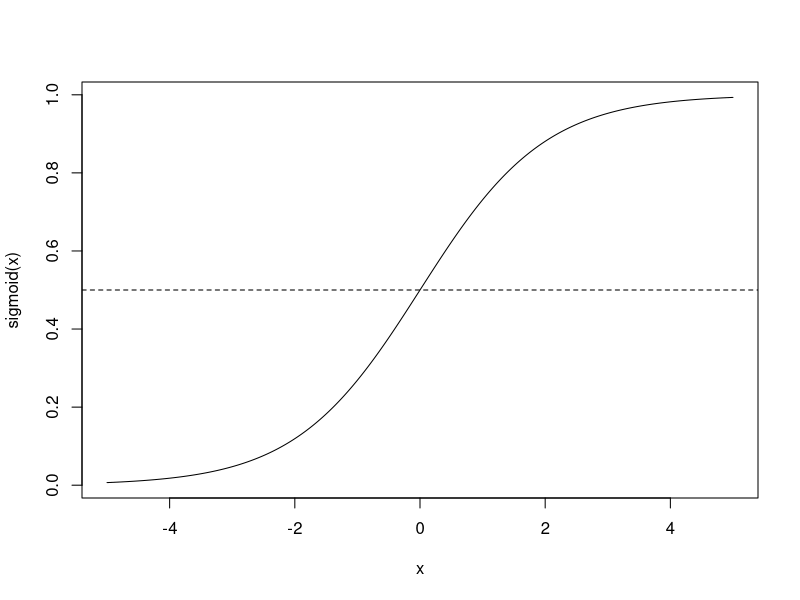

Recreate this plot in R. (Note: this script raises an error after producing the figure.)
## ---- chunk 1
sigmoid <- function(z){
  res <- 1 / (1 + exp(-z))
  res
}
## ---- chunk 2
x <- seq(-5,5,length.out = 1000)
y <- sigmoid(x)
plot(x,y, xlab = "x", ylab = "sigmoid(x)",type="l")
abline(h = 0.5,lty=2)
## ---- chunk 3
knitr::include_graphics('img/gradient-descent-example.png')
## ---- chunk 4
knitr::include_graphics('img/surface-plot.png')
## ---- chunk 5
knitr::include_graphics('img/log-entropy-cost.png')
## ---- chunk 6
data <- read.csv("data/Advertising-Radio.csv",header=TRUE)
head(data)
## ---- chunk 7
plot(data$radio,data$sales,xlab= "Radio", ylab = "Sales", col="dodgerblue",pch=20)
## ---- chunk 8
simple_regress <- function(features,weight,bias){
  return(weight*features + bias)
}
## ---- chunk 9
cost_function <- function(features,targets,weight,bias){
  num_items <- length(targets)
  total_error <- 0
  for(i in seq_along(1:num_items)){
    total_error <- total_error + (targets[i] - (weight * features[i] + bias))^2
  }
  return(total_error/num_items)
}
## ---- chunk 10
update_weight <- function(features,targets,weight,bias,learning_rate){
  delta_weight <- 0
  delta_bias <- 0
  num_items <- length(targets)
  
  for(i in seq_along(1:num_items)){
    #Calculate gradients
    error <- (targets[i] - (weight * features[i] + bias))
    delta_weight <- delta_weight + -2 * features[i] *  error
    delta_bias <- delta_bias + -2 * error

  }
  
  weight <- weight - learning_rate * (delta_weight/num_items)
  bias <- bias - learning_rate * (delta_bias/num_items)
  

  
  res <- c(weight,bias)
  res
}
## ---- chunk 11
train <- function(features,targets,weight,bias,learning_rate,iters){
  cost_history <- numeric(iters)
  coef_history <- list()
  
  for(i in seq_along(1:iters)){
    tmp_coef <- update_weight(features,targets,weight,bias,learning_rate)
    weight <- tmp_coef[1]
    bias <- tmp_coef[2]
    coef_history[[i]] <- c(bias,weight)
    cost <- cost_function(features,targets,weight = weight, bias = bias)
    cost_history[i] <- cost
    
    if(i == 1 | i %% 10 == 0){
       cat("iter: ", i, "weight: ", weight, "bias: ", bias, "cost: ", cost, "\n")
    }
   
  }
  res <- list(Weight = weight, Bias = bias, Cost = cost_history,Coefs = coef_history)
  res
}

fit <- train(features = data$radio,targets = data$sales,weight = 0.03, bias = 0.0014, learning_rate = 0.001,iters = 30)
## ---- chunk 12
plot(data$radio,data$sales,xlab= "Radio", ylab = "Sales", col="dodgerblue",pch=20,main="Final Plot With Coefficient History")
for(i in 1:30){
  abline(coef=fit$Coefs[[i]], col = rgb(0.8,0,0,0.3))
}
abline(coef = c(fit$Bias,fit$Weight),col="red")
## ---- chunk 13
plot(fit$Cost,type="l",col="blue", xlab = "Iteration",ylab="Cost",main = "Error Rate Per Iteration")
## ---- chunk 14
multi_data <- read.csv("data/Advertising.csv", header = TRUE)
head(multi_data)
## ---- chunk 15
# Code for panel.cor found at https://www.r-bloggers.com/scatter-plot-matrices-in-r/

panel.cor <- function(x, y, digits = 2, cex.cor, ...)
{
  usr <- par("usr"); on.exit(par(usr))
  par(usr = c(0, 1, 0, 1))
  # correlation coefficient
  r <- cor(x, y)
  txt <- format(c(r, 0.123456789), digits = digits)[1]
  txt <- paste("r= ", txt, sep = "")
  text(0.5, 0.6, txt)

  # p-value calculation
  p <- cor.test(x, y)$p.value
  txt2 <- format(c(p, 0.123456789), digits = digits)[1]
  txt2 <- paste("p= ", txt2, sep = "")
  if(p<0.01) txt2 <- paste("p= ", "<0.01", sep = "")
  text(0.5, 0.4, txt2)
}

pairs(multi_data[,2:5],lower.panel = panel.smooth, upper.panel = panel.cor)
## ---- chunk 16
multi_cost <- function(features,target,theta){
  sum((features %*% theta - target)^2) / (2*length(target))
}
## ---- chunk 17
multi_train <- function(features,target,theta,learn_rate,iters){
  cost_history <- double(iters)
  for(i in seq_along(cost_history)){
    error <- (features %*% theta - target)
    delta <- t(features) %*% error / length(target)
    theta <- theta  - learn_rate * delta
    cost_history[i] <- multi_cost(features,target,theta)
  }
  
  res <- list(Coefs = theta, Costs = cost_history)
  res
}
  

## ---- chunk 18
normalize_data <- function(data){
  cols <- ncol(data)
  for(i in 1:cols){
    tmp_mean <- mean(data[,i])
    tmp_range <- range(data[,i])[2] - range(data[,i])[1]
    res <- (data[,i] - tmp_mean) / tmp_range
    data[,i] <- res
  }
  data
}
## ---- chunk 19
multi_features <- multi_data[,2:4]
multi_features <- normalize_data(multi_features)
multi_target <- multi_data[,5]
features_matrix <- cbind(1,as.matrix(multi_features))
theta <- matrix(0,nrow=ncol(features_matrix))
rownames(theta) <- c("Intercept",names(multi_features))
num_iters <- 1000
learn_rate <- 0.0005
multi_fit <- multi_train(features_matrix,multi_target,theta,learn_rate,num_iters)
multi_fit$Coefs
plot(multi_fit$Costs,type="l",col="blue",xlab="Iteration",ylab="Cost",main="Error Rate Per Iteration")
test_fit <- lm(sales ~ TV + radio + newspaper, data = multi_data)
## ---- chunk 20
log_data <- read.csv("data/data_classification.csv",header=TRUE)
head(log_data)
## ---- chunk 21
color_vec <- ifelse(log_data$passed==1,"orange","blue")
plot(log_data$slept,log_data$studied,col=color_vec,xlab="Hours Slept",ylab="Hours Studied")
legend("topright",c("Pass","Fail"),col=c("orange","blue"),pch=c(1,1))
## ---- chunk 22
log_predict <- function(features, theta){
  z <- features %*% theta
  res <- sigmoid(z)
  res
}
## ---- chunk 23
log_cost <- function(features, theta, targets){
  m <- length(targets)
  g <- log_predict(features,theta)
  res <- (1/m) * sum((-targets * log(g)) - ((1-targets) * log(1-g)))
  res
}
## ---- chunk 24
log_train <- function(features,theta,targets,learn_rate, iters){
    cost_history <- double(iters)
  for(i in seq_along(cost_history)){
    preds <- log_predict(features,theta)
    error <- (preds - targets)
    delta <- t(features) %*% error / length(targets)
    theta <- theta  - learn_rate * delta
    cost <- log_cost(features,theta,targets)
    cost_history[i] <- cost
    
    if(i == 1 | i %% 1000 == 0){
       cat("iter: ", i, "cost: ", cost, "\n")
    }
  }
  
  res <- list(Coefs = theta, Costs = cost_history)
  res
}
## ---- chunk 25
boundary <- function(prob){
  res <- ifelse(prob>=.5,1,0)
  res
}
## ---- chunk 26
log_accuracy <- function(preds,targets){
  diff <- preds - targets
  res <- 1 - sum(diff)/length(diff)
}
## ---- chunk 27
log_features <- log_data[,1:2]
log_targets <- log_data[,3]
log_design <- cbind(1,as.matrix(log_features))
log_theta <- matrix(0,nrow=ncol(log_design))
rownames(log_theta) <- c("Intercept",names(log_features))
learn_rate <- 0.02
num_iters <- 3000
log_fit <- log_train(log_design,log_theta,log_targets,learn_rate,num_iters)
log_fit$Coefs
plot(log_fit$Costs,type="l",col="blue")
predictions <- log_predict(log_design,log_fit$Coefs)
classifications <- boundary(predictions)
fit_accuracy <- log_accuracy(classifications,log_targets)
fit_accuracy
## ---- chunk 28
plot(predictions,col=color_vec)
abline(h=0.5,lty=2)
title("Actual Classification vs Predicted Probability")
legend("topright",c("Pass","Fail"),col=c("orange","blue"),pch=c(1,1),horiz = TRUE)
## ---- chunk 29
knitr::include_graphics('img/stat-learn-4.4.png')
## ---- chunk 30
knitr::include_graphics('img/applied-pred-Ch12Fig06.png')
## ---- chunk 31
lda_data <- read.csv("data/lda-toy.csv",header=TRUE)
head(lda_data)
col_vec <- ifelse(lda_data$y==0,"orange","blue")
plot(1:40,lda_data$x,xlab = "predictor",ylab = "value", col = col_vec)
## ---- chunk 32
num_class <- 2
ldazero_index <- which(lda_data$y==0)
prob_zero <- length(lda_data$y[ldazero_index])/length(lda_data$y)
prob_zero
prob_one <- length(lda_data$y[-ldazero_index])/length(lda_data$y)
prob_one
mu_zero <- sum(lda_data$x[ldazero_index])/length(lda_data$x[ldazero_index])
mu_zero
mu_one <- sum(lda_data$x[-ldazero_index])/length(lda_data$x[-ldazero_index])
mu_one
squaredev_zero <- sum((lda_data$x[ldazero_index]-mu_zero)^2)
squaredev_one <- sum((lda_data$x[-ldazero_index]-mu_one)^2)
squaredev_zero
squaredev_one
lda_var <- 1/(length(lda_data$x) - num_class) * sum(squaredev_one,squaredev_zero)
lda_var
## ---- chunk 33
disc_score <- function(x,mu,sigma,prob){
 res <- (x*(mu/sigma)) - (mu^2/(2*sigma)) + log(prob)
 res
}
disc_score(lda_data$x[1],mu_zero,lda_var,prob_zero)
disc_score(lda_data$x[1],mu_one,lda_var,prob_one)
## ---- chunk 34
score_zero <- disc_score(lda_data$x,mu_zero,lda_var,prob_zero)
score_one <- disc_score(lda_data$x,mu_one,lda_var,prob_one)
preds <- numeric(length(lda_data$x))
for(i in seq_along(preds)){
  if(score_zero[i] > score_one[i]){
    next
  }
  else{
    preds[i] <- 1
  }
}
table(lda_data$y,preds)
